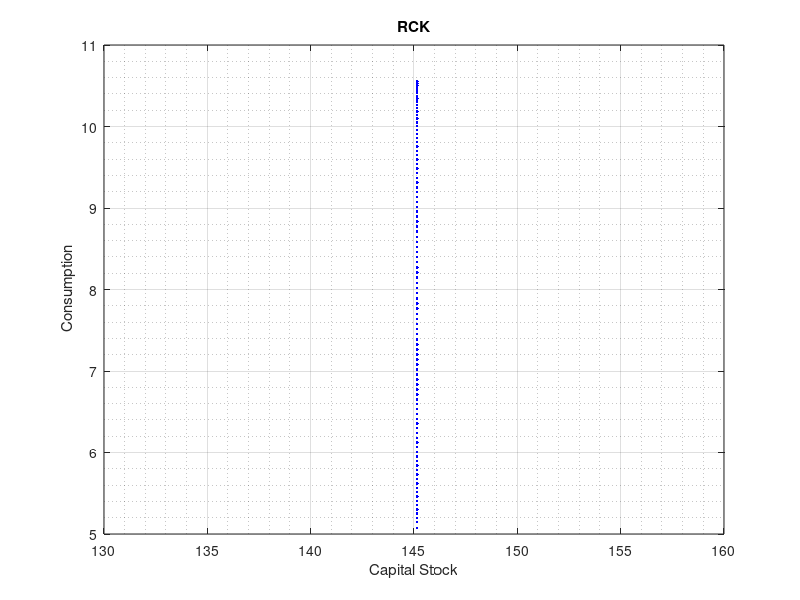

The MATLAB script that drew this image:
%RCK_Model
%This Model for the spread of a disease is only
%dependent on the state variable I

%% Set Parameter
n= 0.012;          %  Capital Intensity
g=0.012;           %  MPC
a=0.5;
w=2;
z=6;
K=700;
A=2;
L=10;
tmax=100; % NUmber of Weeks 
dt=1; % Size of time steps in week ( Since want to get dI
        % we would cross multiply to other side
         plotchoice = 1; % 1=S, 2=I, 3=R 4= All
%% Initialise Vectors
t=1:dt:tmax; % time vector
Nt = length (t); % number of time steps
k= zeros(1, Nt);   % Icome Vector
y= zeros(1, Nt); % Consumption Vector
i= zeros(1, Nt); % Actual Saving /Investemnt 
c=zeros(1, Nt);  % Steady State Investment 
k(1)=K/(A*L);
y(1)=(k(1))^a;
i(1)= (n+g)*k(1);
c(1)= y(1) - (n+g)*k(1);
%% Calculations 
for it =1:Nt-1
i(it+1)= (n+g)*k(it);
k(it+1) = k(it) + i(it+1);
y(it+1)= (k(it+1))^a;
c(it+1)= y(it+1)- i(it+1);
end
k1=((z+w*g)/a)^(1/(1-a));
save output1  k c y
%% Plots
 switch plotchoice
    case 1
     plot(k1, c, 'b' ,'LineWidth',4); hold on;
    %plot(k1, c, 'r' ,'LineWidth',1);
    %plot(k, c3, 'm' ,'LineWidth',1);
   % plot(k, c4, 'c' ,'LineWidth',1);
 %plot(k1, c4, 'ro' ,'LineWidth',1);
        grid on
        grid minor
        xlabel ('Capital Stock')
        ylabel (' Consumption')
        title ('RCK')
        
    switch plotchoice
    case 3
    plot(k, c1, 'b' ,'LineWidth',1); hold on;
    plot(k, c2, 'r' ,'LineWidth',1);
    plot(k, c3, 'm' ,'LineWidth',1);
    plot(k, c4, 'c' ,'LineWidth',1);
 plot(k1, c, 'bd' ,'LineWidth',1);
        grid on
        grid minor
        xlabel ('Capital Stock')
        ylabel (' Consumption')
        title ('RCK')
        
    
    case 2
    plot(k, y, '-bd' ,'LineWidth',1); hold on;
 plot(k, i, '-mv' ,'LineWidth',1);  hold off
        grid on
        grid minor
        xlabel ('Capital Stock')
        ylabel (' Consumption')
        title ('RCK')  
    end 
end
%%
